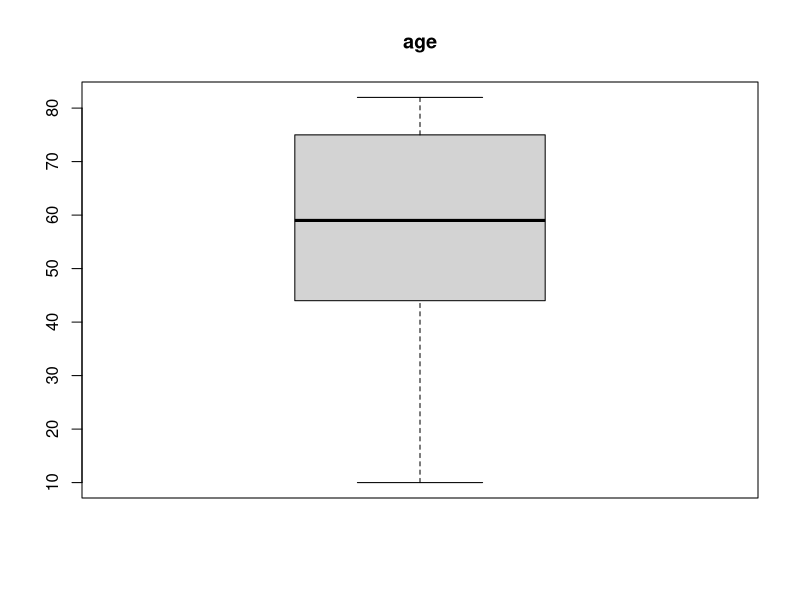
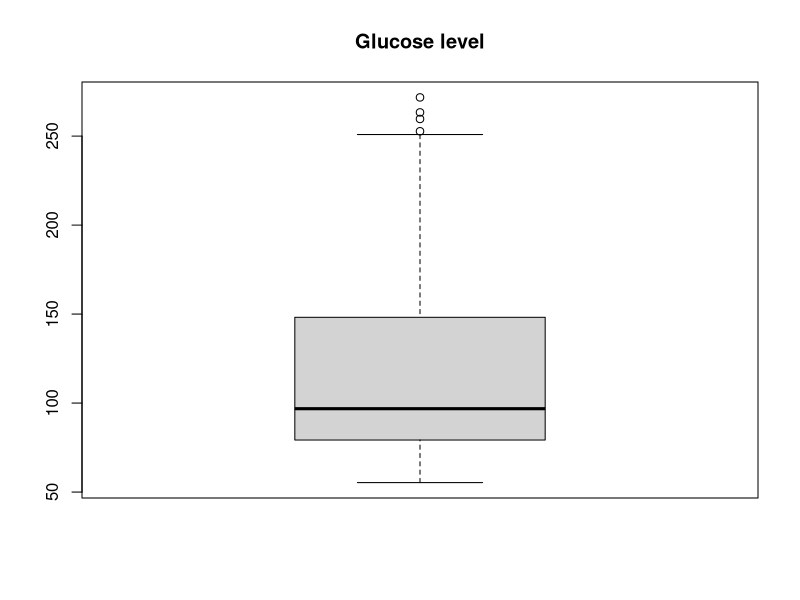
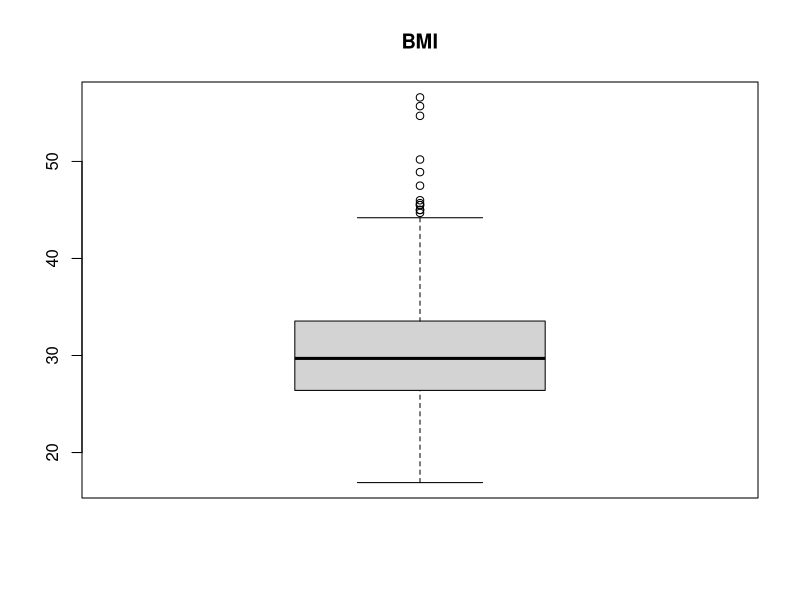
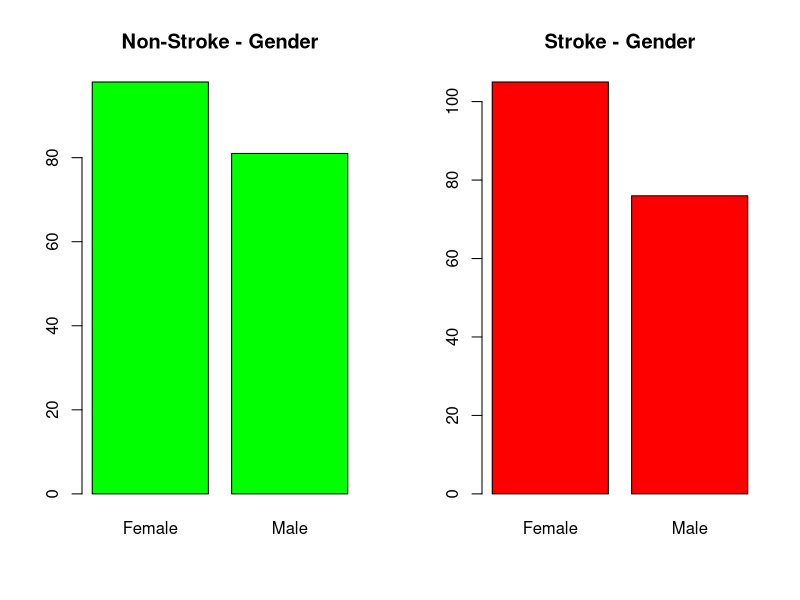
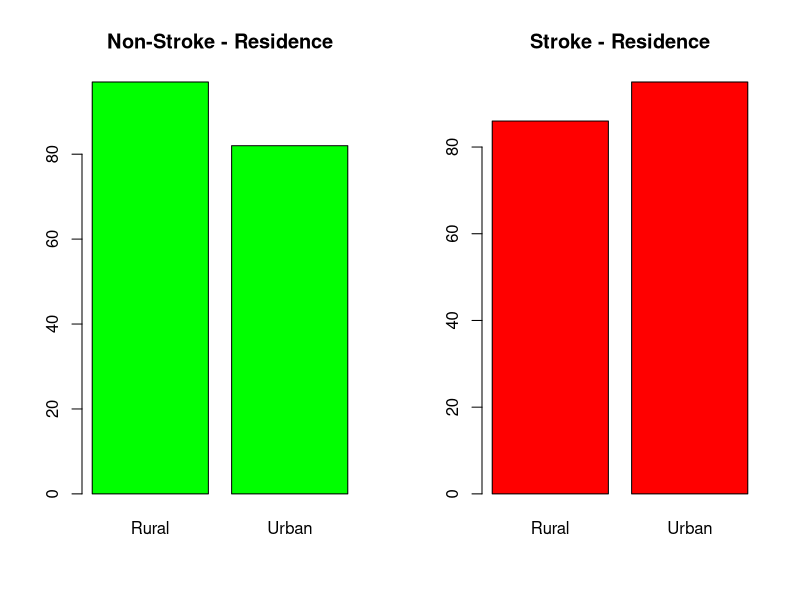
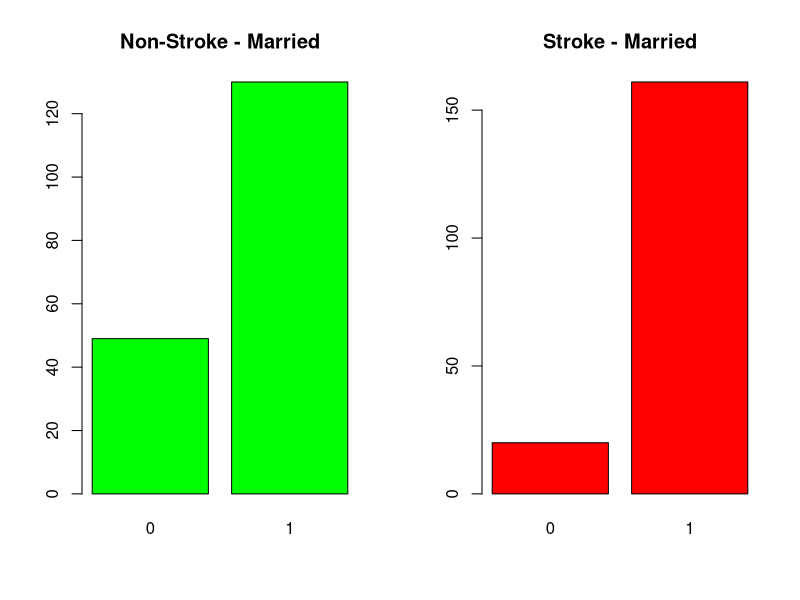
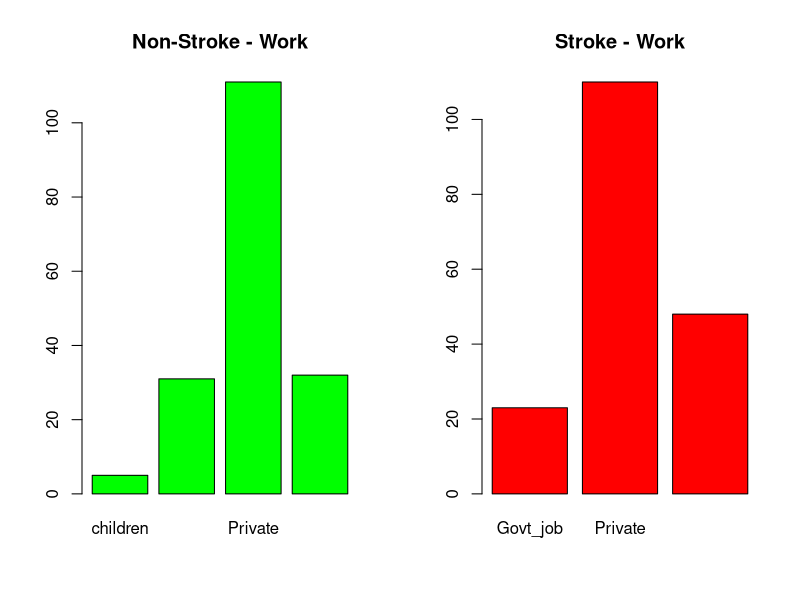
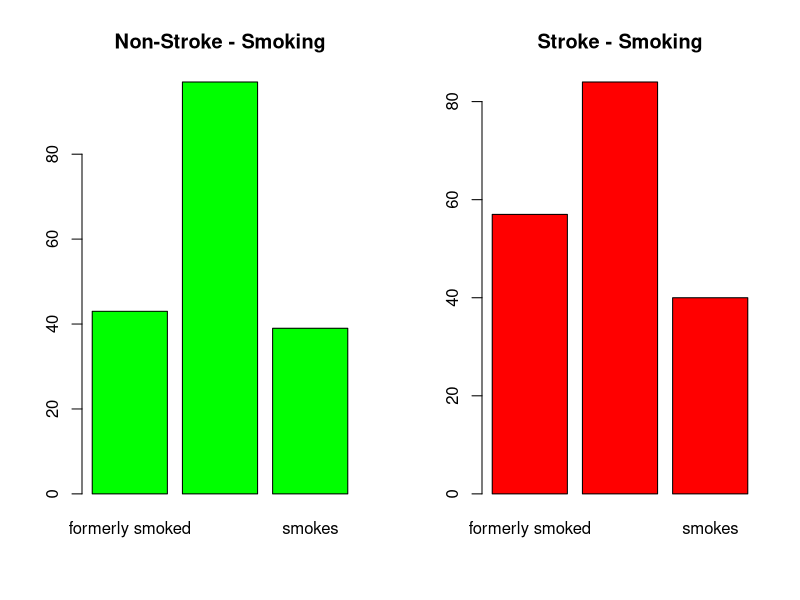

The R script that drew these images, in order:
data_total  <- read.csv("datafile.csv", header=T)

# install.packages("tidyverse")
library(tidyverse)  # Tidyverse is a collection of data science packages, including dplyr 

#Cleaning up the data
#-------------------------------------------------------------------------------------------------------------------------------------
#original dataset(of 5110 rows)
#data <- read.csv("C:\\Users\\naman\\Desktop\\Acads\\Spring 2021\\Data Analysis and Visualization - 555\\Project\\healthcare-dataset-stroke-data.csv", header = T)

#remove NAs
#data <- na.omit(data)

#peeking at the dataset
#length(data$id)
#head(data)
#tail(data)

#set.seed(19)
#creating/slicing a dataset for patients who had stroke
#data_stroke <- filter(data, data$stroke==1)
#further slicing to remove "Unknown" values from smoking parameter
#data_stroke <- filter(data_stroke, data_stroke$smoking_status != "Unknown")
#length(data_stroke$id)

#now, create a dataset for patient who did not have stroke(keep length of this dataset equal to the stroke dataset)
#s <- sample(length(data_stroke$id):length(data$id), 10*length(data_stroke$id), replace=FALSE)

#data_non_stroke <- data.frame(data[s[1], ])
#names(data_non_stroke) <- colnames(data)

#for (i in s[-1])
#{
#if smoking status is not unknown, add the row to the dataframe
#if (data[i, ]$smoking_status != "Unknown"){
#df <- data.frame(data[i, ])
#names(df) <- colnames(data)
#data_non_stroke <- rbind(data_non_stroke, df)
#}
#if data frame is complete(equal to the length of stroke ones)
#if (length(data_non_stroke$id) == length(data_stroke$id)){
#break
#}
#}
#length(data_non_stroke$id)
#head(data_non_stroke)

#adding the two dataframes
#data_total <- rbind(data_stroke, data_non_stroke)
#length(data_total$id)

#saving this cleaned dataset in a csv file
#write.csv(data_total, "final_data.csv")
#--------------------------------------------------------------------------------------------------------------

#run the next line to access the data from the cleaned csv file directly
#data_total <- read.csv("file_path\\final_data.csv", header = T)

data_stroke <- filter(data_total, data_total$stroke==1)
data_non_stroke <- filter(data_total, data_total$stroke==0)

attach(data_total)

boxplot(data_total$age, main = "age")
#quantile(data_total$age)
#IQR(data_total$age)
#no outliers in age

boxplot(data_total$avg_glucose_level, main = "Glucose level")
#there are outliers in glucose level(However, we don't want to remove them as it makes sense to keep people with high glucose levels in consideration)

boxplot(data_total$bmi, main = "BMI")
#there are outliers(but we don't need to remove, since there is not much difference between bmi's for people not having stroke and those having stroke - this is evident when summaries of both populations are compared)

#lets inspect and get an idea about the two datasets. Insights for non character variables
summary(data_stroke)
summary(data_non_stroke)

cor(data_total$stroke, data_total$age)
cor(data_total$stroke, data_total$avg_glucose_level)
cor(data_total$stroke, data_total$bmi)
#age has a good correlation, we should adjust for age, by performing ANCOVA

#Graphically drawing some insights about character variables
par(mfrow = c(1, 2))

barplot(table(data_non_stroke$gender), col = 'green', main = "Non-Stroke - Gender")
barplot(table(data_stroke$gender), col = 'red', main = "Stroke - Gender")

barplot(table(data_non_stroke$Residence_type), col = 'green', main = "Non-Stroke - Residence")
barplot(table(data_stroke$Residence_type), col = 'red', main = "Stroke - Residence")

barplot(table(data_non_stroke$ever_married), col = 'green', main = "Non-Stroke - Married")
barplot(table(data_stroke$ever_married), col = 'red', main = "Stroke - Married")

barplot(table(data_non_stroke$work_type), col = 'green', main = "Non-Stroke - Work")
barplot(table(data_stroke$work_type), col = 'red', main = "Stroke - Work")

barplot(table(data_non_stroke$smoking_status), col = 'green', main = "Non-Stroke - Smoking")
barplot(table(data_stroke$smoking_status), col = 'red', main = "Stroke - Smoking")

par(mfrow = c(1,1))

#data_total$ever_married <- ifelse(data_total$ever_married == "Yes", 1, 0)

#splitting the data into training and testing set
dt = sort(sample(nrow(data_total), nrow(data_total)*.8))
train<-data_total[dt,]
test<-data_total[-dt,]

#Building logistic regression classification models(using various columns, one by one)
m <- glm(train$stroke~train$avg_glucose_level, data = train, family = binomial)
summary(m)
#Adjusting for age:
install.packages("car")
library(car)
Anova(glm(train$stroke~train$avg_glucose_level+train$age, data = data_total, family = binomial))

m <- glm(train$stroke~train$hypertension, data = train, family = binomial)
summary(m)
#Adjusting for age:
Anova(glm(train$stroke~train$hypertension+train$age, data = train, family = binomial))

m <- glm(train$stroke~train$heart_disease, data = train, family = binomial)
summary(m)
#Adjusting for age:
Anova(glm(train$stroke~train$heart_disease+train$age, data = train, family = binomial))

m <- glm(train$stroke~train$ever_married, data = train, family = binomial)
summary(m)
#Adjusting for age:
Anova(glm(train$stroke~train$ever_married+train$age, data = train, family = binomial))

#the below code shows that hypertension is also not significant
#model <- glm(train$stroke~train$age+train$hypertension+train$avg_glucose_level, data = train, family = binomial)
#summary(model)

#building the final logistic regression classification model
model <- glm(stroke~age+avg_glucose_level, data = train, family = binomial)
summary(model)

model.probs <- predict(model, test, type = "response")
model.pred <- rep(0, length(model.probs))
model.pred[model.probs > 0.5] <- 1
#confusion matrix
table(model.pred, test$stroke)
#error rate
mean(model.pred != test$stroke)
#ROC curve(c stat)
#install.packages("pROC")
library(pROC)
g <- roc(test$stroke ~ model.probs)
print(g)
plot(g, main = "ROC curve")